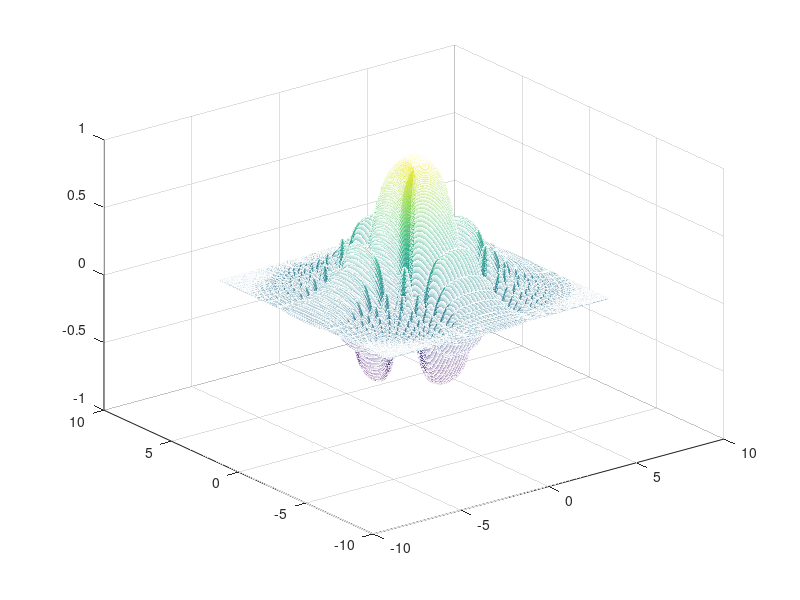

Write the MATLAB code that produced this figure.
w = 0.2;
phi = 2*pi;
theta1 = 0;
M1 = 20;
k1 = 1;

g = @(s) cos((w * pi * s).^3) .* exp(-( (phi * s - theta1)/(M1 * k1)).^2);
f = @(x,y) (g(x) .* g(y));

xx = linspace(-2*pi,2*pi,500);
yy = linspace(-2*pi,2*pi,500);
[X,Y] = meshgrid(xx,yy);
ff = f(X,Y);

figure;
mesh(X,Y,ff);